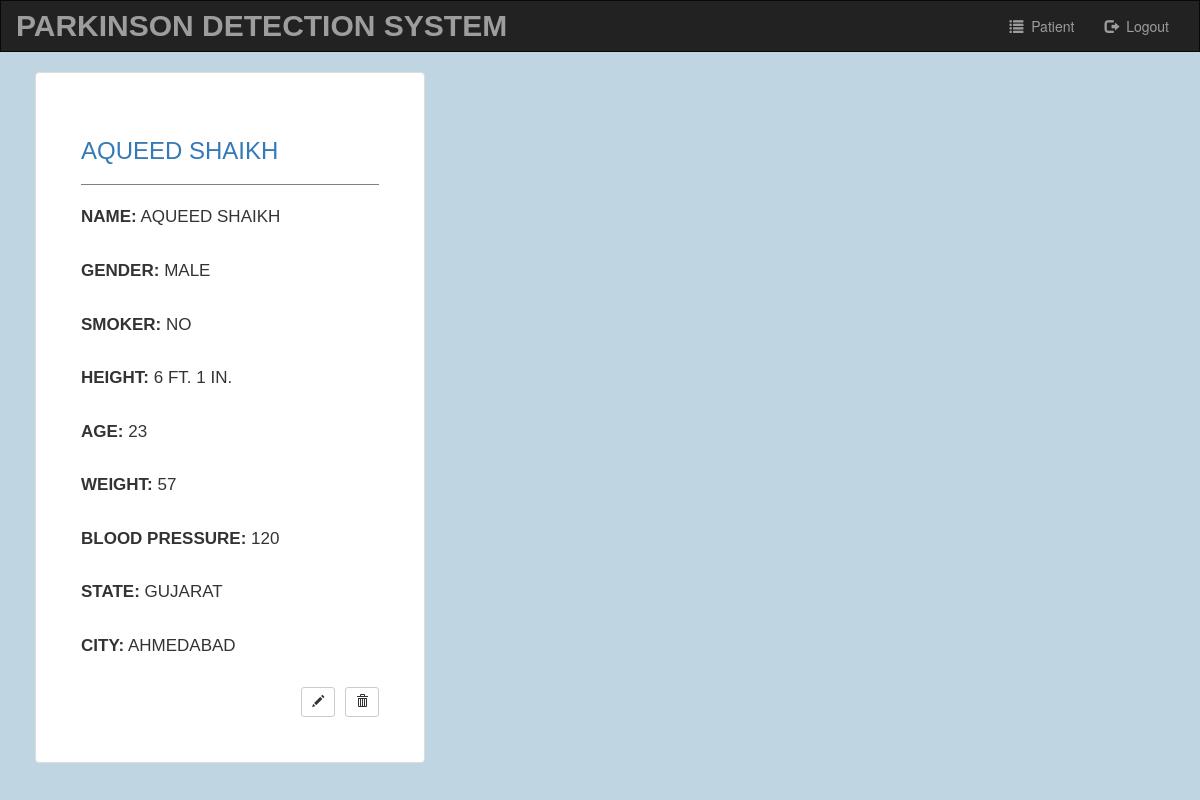
Screenshot of /account/patient-detail/26/ with the database file from the repository.
### account/models.py (models this page shows, shortened)
class PatientProfileModel(models.Model):
    name = models.CharField(max_length=100, error_messages={'required': 'Please Enter your name'}, default='')
    age = models.IntegerField(blank=True, default=0)
    gender = models.CharField(max_length=10, default='Male')
    smoker = models.CharField(max_length=10, default='No')
    height = models.CharField(max_length=20, default='0', help_text='5 ft. 6 in.')
    weight = models.IntegerField(error_messages={'required': 'Please Enter a numeric value'}, default=0, help_text='kg.')
    blood_pressure = models.IntegerField(error_messages={'required': 'Please Enter a numeric value'}, default=0)
    state = models.CharField(max_length=20, default='')
    city = models.CharField(max_length=20, default='')

### account/views.py (the view)
# urls.py: path('patient-detail/<int:patient_id>/', views.patient_detail, name="patient_details"),
def patient_detail(request, patient_id):
    patient_data = get_object_or_404(PatientProfileModel, pk=patient_id)
    form = PatientProfileForm(instance=patient_data)
    context = {
        'form' : form,
        'patient_detail': patient_data
    }
    return render(request, 'account/patient_detail.html', context)

### account/templates/account/patient_detail.html (shortened to what this page needs)
<!DOCTYPE html>
<html lang="en">
<head>
  {% load static %}
  <link rel="stylesheet" href="https://maxcdn.bootstrapcdn.com/bootstrap/3.3.6/css/bootstrap.min.css">
  <link rel="stylesheet" type="text/css" href="{% static 'account/style.css' %}"/>
</head>
<body>
<nav class="navbar navbar-inverse">
  <div class="container-fluid">
    <div class="navbar-header">
      <a class="navbar-brand" href="{% url 'index' %}">Parkinson Detection System</a>
    </div>
    <div class="collapse navbar-collapse" id="topNavBar">
      <ul class="nav navbar-nav navbar-right">
        <li>
          <a href="{% url 'account:patient_list' %}">
            <span class="glyphicon glyphicon-list" aria-hidden="true"></span>&nbsp; Patient
          </a>
        </li>
        <li>
          <a href="{% url 'account:logout_user' %}">
            <span class="glyphicon glyphicon-log-out" aria-hidden="true"></span>&nbsp; Logout
          </a>
        </li>
      </ul>
    </div>
  </div>
</nav>
      <div class="container">
        <div class="row justify-content-md-center">
          <div id="register" class="thumbnail col-md-4">
            <h3 class="text-sm-center text-primary">{{ patient_detail.name }}</h3>
            <hr/>
            {% for field in form %}
              {{ field.label_tag }}
              {{ field.value }}
              <br>
              <br>
            {% endfor %}
            <div align="end" >
              <form action="{% url 'account:patient_delete' patient_detail.id %}" method="post" style="display: inline;">
                <a href="{% url 'account:patient_edit' patient_detail.id %}" class="btn btn-default btn-sm">
                  <span class="glyphicon glyphicon-pencil"></span>
                </a>
                <button type="submit" class="btn btn-default btn-sm" style="margin-left: 5px">
                  <span  class="glyphicon glyphicon-trash"></span>
                </button>
              </form>
            </div>
          </div>
        </div>
        <br>
      </div>
</body>
</html>

### account/static/account/style.css (style rules this page uses)
body { background-size: cover; background-repeat: no-repeat; background-color: #BFD5E2; }
.navbar { border-radius: 0; }
.navbar-brand { font-family: 'Verdana', sans-serif; text-transform: uppercase; font-weight: bold; font-size: 30px; }
#register.thumbnail { z-index: 10; margin-left: 2rem; margin-right: 2rem; padding: 4.5rem; font-family: 'Verdana', sans-serif; text-transform: uppercase; font-size: 17px; }
hr { border-top: 1px solid gray; }

### rows the page displays
PatientProfileModel: name "AQUEED SHAIKH", value "AQUEED SHAIKH" "MALE" "NO" "6 FT. 1 IN." "GUJARAT" "AHMEDABAD"

### other values shown
{{ field.label_tag }} "NAME:" "GENDER:" "SMOKER:" "HEIGHT:" "AGE:" "WEIGHT:" "BLOOD PRESSURE:" "STATE:" "CITY:"
{{ field.value }} "23" "57" "120"
